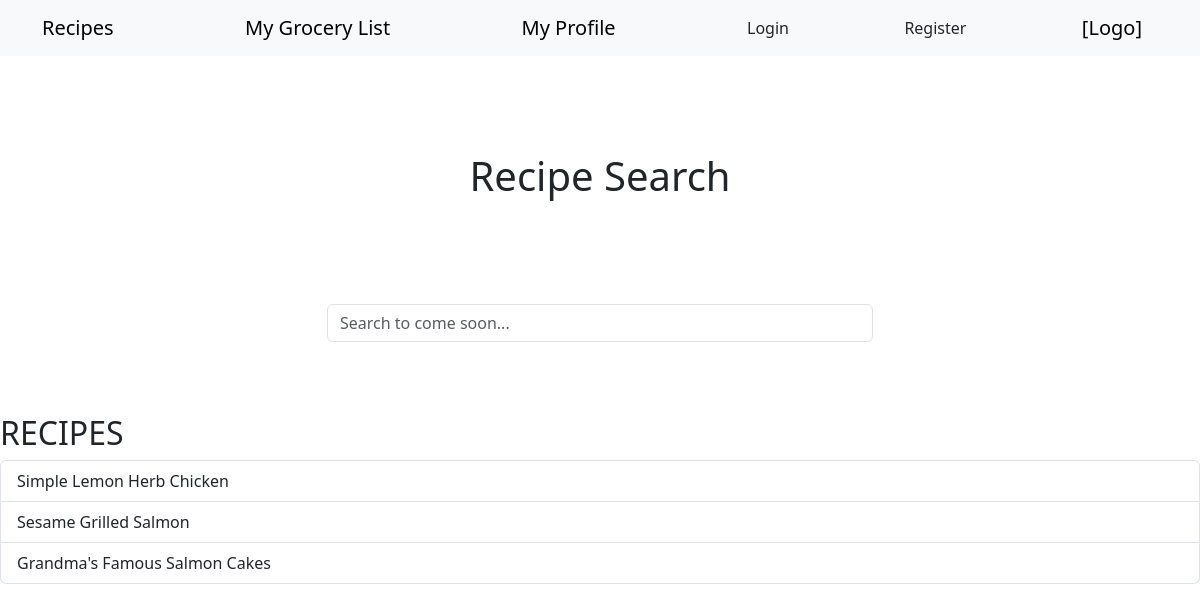
The page /home on the database its author committed.
### app/models.py (models this page shows, shortened)
class Recipe(db.Model):
	__tablename__ = 'recipes'
	recipe_id = db.Column(db.Integer, primary_key=True)
	recipe_desc = db.Column(db.String(100))
	recipe_type = db.Column(db.String(50))
	recipe_servings = db.Column(db.Integer)
	recipe_rating = db.Column(db.Integer)
	recipe_insns = db.Column(db.String(1000))

### app/routes.py (the view)
@myapp_obj.route("/")
@myapp_obj.route("/home")
def main():
	recipes = Recipe.query.all() # pull all recipes from db
	return render_template("index.html", recipes=recipes)

### app/templates/index.html (shortened to what this page needs)
{% extends 'base.html' %}
{% block header %}
	<br><br><br><br>
	<h1 class="text-center">{% block title %}Recipe Search{% endblock %}</h1>
{% endblock %}
{% block content %}
<br><br><br><br>
<div class="container">
  <div class="row justify-content-center">
    <div class="col-md-6">
      <div class="search-container">
        <input type="text" class="form-control search-input" placeholder="Search to come soon...">
      </div>
    </div>
  </div>
</div>
<br><br><br>
<h2>RECIPES</h2>
<div class="list-group">
{% for recipe in recipes %}
  <a href="/recipe-{{recipe.recipe_id}}" class="list-group-item list-group-item-action">{{recipe.recipe_desc}}</a>
{% endfor %}
</div>
{% endblock %}

### rows shown on the page
Recipe: recipe_desc "Simple Lemon Herb Chicken"
Recipe: recipe_desc "Sesame Grilled Salmon"
Recipe: recipe_desc "Grandma's Famous Salmon Cakes"
